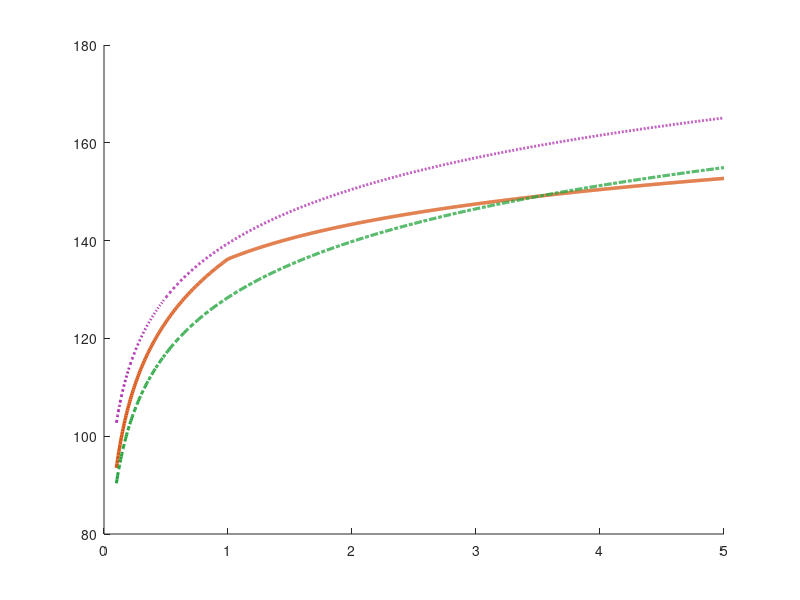

MATLAB code for this plot: (Note: this script raises an error after producing the figure.)
clear; clc; close all;

fprintf('===================================================================\n');
fprintf('     РАСЧЕТ РАДИОПОКРЫТИЯ МОБИЛЬНОЙ СЕТИ (ОСМС - ЗАНЯТИЕ №2)       \n');
fprintf('===================================================================\n\n');

%% Исходные данные
f_Hz        = 1.8e9;   f_MHz = 1800;   f_GHz = 1.8;   c = 3e8;
TxPower_BS  = 46.0;    TxPower_UE = 24.0;  NumSectors = 3;
AntGain_BS  = 21.0;    MIMOGain   = 3.0;
FeederLoss  = 2.0 + 0.4 + 0.5;
PenetrationM = 15.0;   IM = 1.0;
BW_UL = 10e6;          BW_DL = 20e6;
NoiseFigure_BS = 2.4;  NoiseFigure_UE = 6.0;
ReqSINR_UL = 4.0;      ReqSINR_DL = 2.0;
h_BS = 30.0;           h_ms = 1.5;
S_total_macro = 100.0; S_total_micro = 4.0;

fprintf('1. ИСХОДНЫЕ ПАРАМЕТРЫ СИСТЕМЫ:\n');
fprintf('   > Частота: %.1f МГц (%.2f ГГц)\n', f_MHz, f_GHz);
fprintf('   > Мощность передатчика: BS = %.1f дБм (%.1f Вт), UE = %.1f дБм (%.2f Вт)\n', ...
        TxPower_BS, 10^((TxPower_BS-30)/10), TxPower_UE, 10^((TxPower_UE-30)/10));
fprintf('   > Усиление антенны BS: %.1f дБи | MIMO Gain: %.1f дБ\n', AntGain_BS, MIMOGain);
fprintf('   > Потери в фидере: %.2f дБ | Запас на проникновение: %.1f дБ | Запас IM: %.1f дБ\n', ...
        FeederLoss, PenetrationM, IM);
fprintf('   > Высота подвеса: BS = %.1f м, UE = %.1f м\n\n', h_BS, h_ms);

%% Задание 1: Бюджет восхоящего канала (UL)
ThermalNoise_UL = -174 + 10 * log10(BW_UL);
RxSens_BS = ThermalNoise_UL + NoiseFigure_BS + ReqSINR_UL;
MAPL_UL = TxPower_UE - FeederLoss + AntGain_BS + MIMOGain - RxSens_BS - IM - PenetrationM;

fprintf('-------------------------------------------------------------------\n');
fprintf('2. РАСЧЕТ БЮДЖЕТА ВОСХОДЯЩЕГО КАНАЛА (UL):\n');
fprintf('   > Полоса пропускания BW_UL: %.1f МГц\n', BW_UL / 1e6);
fprintf('   > Тепловой шум (Thermal Noise): %.2f дБм\n', ThermalNoise_UL);
fprintf('   > Коэффициент шума приемника БС (NF_BS): %.2f дБ\n', NoiseFigure_BS);
fprintf('   > Требуемый SINR (UL): %.2f дБ\n', ReqSINR_UL);
fprintf('   -> Чувствительность БС (RxSens_BS): %.2f дБм\n', RxSens_BS);
fprintf('   -> Макс. допустимые потери (MAPL_UL): %.2f дБ\n\n', MAPL_UL);

%% Задание 2: Бюджет нисходящего канала (DL)
ThermalNoise_DL = -174 + 10 * log10(BW_DL);
RxSens_UE = ThermalNoise_DL + NoiseFigure_UE + ReqSINR_DL;
MAPL_DL = TxPower_BS - FeederLoss + AntGain_BS + MIMOGain - RxSens_UE - IM - PenetrationM;
delta_MAPL = MAPL_DL - MAPL_UL;

fprintf('-------------------------------------------------------------------\n');
fprintf('3. РАСЧЕТ БЮДЖЕТА НИСХОДЯЩЕГО КАНАЛА (DL):\n');
fprintf('   > Полоса пропускания BW_DL: %.1f МГц\n', BW_DL / 1e6);
fprintf('   > Тепловой шум (Thermal Noise): %.2f дБм\n', ThermalNoise_DL);
fprintf('   > Коэффициент шума приемника UE (NF_UE): %.2f дБ\n', NoiseFigure_UE);
fprintf('   > Требуемый SINR (DL): %.2f дБ\n', ReqSINR_DL);
fprintf('   -> Чувствительность терминала (RxSens_UE): %.2f дБм\n', RxSens_UE);
fprintf('   -> Макс. допустимые потери (MAPL_DL): %.2f дБ\n', MAPL_DL);

%  Задание 3: построение графиков (FSPM, COST231, UMiNLOS)
fprintf('>>> ЗАДАНИЕ 3: Моделирование распространения сигналов PL(d)\\n');

d_km_vec = linspace(0.1, 5.0, 1000);
d_m_vec  = d_km_vec * 1000;

PL_FSPM_dB = 20 * log10( (4 * pi * d_m_vec * f_Hz) / c );

% 2. Модель COST 231 Hata:
A_cost = 46.3;
B_cost = 33.9;

a_ms_urban = 3.2 * (log10(11.75 * h_ms))^2 - 4.97;

s_vec = zeros(size(d_km_vec));
for idx = 1:length(d_km_vec)
    d_val = d_km_vec(idx);
    if d_val >= 1.0
        s_vec(idx) = 44.9 - 6.55 * log10(f_MHz);
    else
        s_vec(idx) = (47.88 + 13.9 * log10(f_MHz) - 13.9 * log10(h_BS)) / log10(50.0);
    end
end

L_clutter_urban = 0.0; 
L_clutter_dense = 3.0;
L_clutter_sub   = -(2 * (log10(f_MHz / 28.0))^2 + 5.4);
L_clutter_rural = -(4.78 * (log10(f_MHz))^2 - 18.33 * log10(f_MHz) + 40.94);
L_clutter_road = -(4.78 * (log10(f_MHz))^2 - 18.33 * log10(f_MHz) + 35.94);

PL_COST_Urban = A_cost + B_cost * log10(f_MHz) - 13.82 * log10(h_BS) - a_ms_urban + s_vec .* log10(d_km_vec) + L_clutter_urban;
PL_COST_Rural = A_cost + B_cost * log10(f_MHz) - 13.82 * log10(h_BS) - a_ms_urban + s_vec .* log10(d_km_vec) + L_clutter_rural;

% 3. Модель Walfish-Ikegami
h_roof = 20.0;
w_st   = 20.0;
b_bld  = 50.0;
phi_st = 90.0;

PL_WI_LOS = 42.6 + 20 * log10(f_MHz) + 26 * log10(d_km_vec);

L0_vec = 32.44 + 20 * log10(f_MHz) + 20 * log10(d_km_vec);

if phi_st < 35
    L_ori = -10.0 + 0.354 * phi_st;
elseif phi_st < 55
    L_ori = 2.5 + 0.075 * phi_st;
else
    L_ori = 4.0 - 0.114 * phi_st;
end
delta_h_diff = max(h_roof - h_ms, 1.0);
L2_val = -16.9 - 10 * log10(w_st) + 10 * log10(f_MHz) + 20 * log10(delta_h_diff) + L_ori;

if h_BS > h_roof
    L11 = -18.0 * log10(1.0 + h_BS - h_roof);
    ka  = 54.0;
    kd  = 18.0;
else
    L11 = 0.0;
    ka  = 54.0 - 0.8 * (h_BS - h_roof);
    kd  = 18.0 - 15.0 * (h_BS - h_roof) / h_roof;
end
kf = -4.0 + 0.7 * (f_MHz / 925.0 - 1.0);

L1_vec = L11 + ka + kd * log10(d_km_vec) + kf * log10(f_MHz) - 9.0 * log10(b_bld);

diff_sum = L1_vec + L2_val;
PL_WI_NLOS = L0_vec + max(diff_sum, 0);

% 4. Модель UMiNLOS:
PL_UMiNLOS_macro = 26 * log10(f_GHz) + 22.7 + 36.7 * log10(d_m_vec);

fig1 = figure('Name', 'Сравнение моделей распространения сигналов', 'Color', 'w', 'Position', [100 100 950 580]);
%plot(d_km_vec, PL_FSPM_dB, ':', 'LineWidth', 1.8, 'Color', [0.45 0.45 0.45], 'DisplayName', 'FSPM (Свободное пространство, вакуум)');
hold on;
plot(d_km_vec, PL_COST_Urban, '-',  'LineWidth', 2.5, 'Color', [0.85 0.35 0.1], 'DisplayName', 'COST 231 Hata (Город / Urban)');
plot(d_km_vec, PL_WI_NLOS, '-.', 'LineWidth', 2.2, 'Color', [0.15 0.65 0.25], 'DisplayName', 'Walfish-Ikegami NLOS (Кварталы)');
plot(d_km_vec, PL_UMiNLOS_macro, ':', 'LineWidth', 2.0, 'Color', [0.7 0.2 0.7], 'DisplayName', 'UMiNLOS (Indoor / микросоты)');

% Горизонтальные линии порогов MAPL:
yline(MAPL_DL, '--b', sprintf('MAPL DL = %.1f дБ', MAPL_DL), 'LineWidth', 1.8, 'DisplayName', 'Порог MAPL DL');
yline(MAPL_UL, '--r', sprintf('MAPL UL = %.1f дБ', MAPL_UL), 'LineWidth', 1.8, 'DisplayName', 'Порог MAPL UL');

grid on; box on;
xlabel('Расстояние между БС и абонентом d, км', 'FontSize', 12, 'FontWeight', 'bold');
ylabel('Потери мощности радиосигнала PL(d), дБ', 'FontSize', 12, 'FontWeight', 'bold');
title(sprintf('Сравнение моделей распространения сигналов (f = %d МГц, h_{BS} = %d м)', f_MHz, h_BS), 'FontSize', 13, 'FontWeight', 'bold');
legend('Location', 'southeast', 'FontSize', 9);
xlim([0.1 5.0]);
ylim([70 175]);

%% Задание 4:
% Для макро-соты (COST 231 Hata Urban):
d_UL_macro_km = interp1(PL_COST_Urban, d_km_vec, MAPL_UL, 'linear');
d_DL_macro_km = interp1(PL_COST_Urban, d_km_vec, MAPL_DL, 'linear');

R_macro_km    = min(d_UL_macro_km, d_DL_macro_km);
S_site_macro  = 1.95 * (R_macro_km)^2;
N_macro       = ceil(S_total_macro / S_site_macro);

% Для микро-соты (UMi-NLOS):
d_UL_micro_m = interp1(PL_UMiNLOS_macro, d_m_vec, MAPL_UL, 'linear');
R_micro_km   = d_UL_micro_m / 1000.0;
S_site_micro = 1.95 * (R_micro_km)^2;
N_micro      = ceil(S_total_micro / S_site_micro);

fprintf('-------------------------------------------------------------------\n');
fprintf('4. Расчёт покрытия:\n');
fprintf('   [Сакро-сеть / COST 231 Hata Urban]:\n');
fprintf('   > Предельная дальность UL: %.3f км\n', d_UL_macro_km);
fprintf('   > Предельная дальность DL: %.3f км\n', d_DL_macro_km);
fprintf('   -> Расчетный радиус соты R_macro: %.3f км\n', R_macro_km);
fprintf('   -> Площадь покрытия одного сайта (3 сектора): %.3f км\n', S_site_macro);
fprintf('   -> Требуемое число БС на %.1f км: %d шт.\n\n', S_total_macro, N_macro);

fprintf('   [Микро-сеть / UMi-NLOS Indoor]:\n');
fprintf('   > Предельная дальность UL: %.1f м\n', d_UL_micro_m);
fprintf('   -> Расчетный радиус микросоты R_micro: %.4f км\n', R_micro_km, d_UL_micro_m);
fprintf('   -> Площадь покрытия микросайта: %.4f км\n', S_site_micro, S_site_micro * 1e6);
fprintf('   -> Требуемое число БС: %d шт.\n\n', S_total_micro, N_micro);

%   ------------------Дополнительное задание: Зависимость Cell Range от высот h_BS и h_ms

h_BS_range = linspace(30, 200, 200);
h_ms_range = linspace(1.0, 10.0, 200);

s_macro = 44.9 - 6.55 * log10(f_MHz);
PL_base = A_cost + B_cost * log10(f_MHz) + L_clutter_urban;

a_ms_fixed = 3.2 * (log10(11.75 * h_ms))^2 - 4.97;
a_ms_vec   = 3.2 * (log10(11.75 * h_ms_range)).^2 - 4.97;

R_vs_hBS_km = 10 .^ ((MAPL_UL - (PL_base - 13.82*log10(h_BS_range) - a_ms_fixed)) / s_macro);
R_vs_hms_km = 10 .^ ((MAPL_UL - (PL_base - 13.82*log10(h_BS)       - a_ms_vec))   / s_macro);

fig2 = figure('Name', 'Cell Range vs Высоты антенн', 'Color', 'w', 'Position', [100 100 950 500]);

yyaxis left
plot(h_BS_range, R_vs_hBS_km, '-o', 'LineWidth', 2.5, 'MarkerIndices', 1:20:200);
ylabel('Радиус соты R, км (от h_{BS})', 'FontWeight', 'bold');
xlabel('Высота БС h_{BS}, м', 'FontWeight', 'bold');

yyaxis right
plot(h_ms_range, R_vs_hms_km, '-o', 'LineWidth', 2.5, 'MarkerIndices', 1:20:200);
ylabel('Радиус соты R, км (от h_{ms})', 'FontWeight', 'bold');

grid on; box on;
title(sprintf('Зависимость Cell Range от высот антенн (f = %d МГц, MAPL_{UL} = %.1f дБ)', f_MHz, MAPL_UL), 'FontSize', 12);
legend({'R(h_{BS})', 'R(h_{ms})'}, 'Location', 'northwest');
